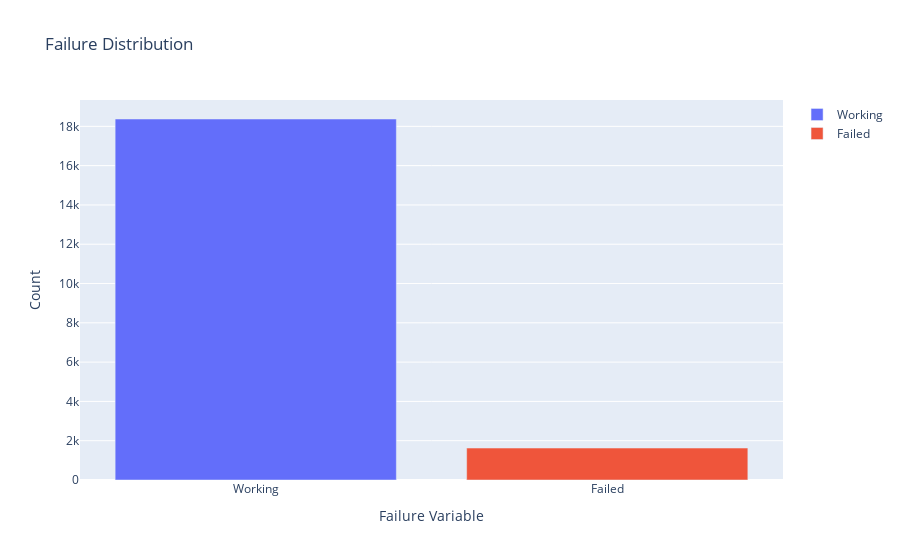

The code cell stored with this chart in its notebook:
### Code cell
# it's a library that we work with plotly
import plotly.offline as py 
py.init_notebook_mode(connected=True) # this code, allow us to work with offline plotly version
import plotly.graph_objs as go # it's like "plt" of matplot
import plotly.tools as tls # It's useful to we get some tools of plotly
import warnings # This library will be used to ignore some warnings
from collections import Counter # To do counter of some features

trace0 = go.Bar(
            x = ["Working"],
            y = comp_fail[comp_fail["failed"]== 0]["failed"].value_counts().values,
            name='Working'
    )

trace1 = go.Bar(
            x = ["Failed"],
            y = comp_fail[comp_fail["failed"]== 1]["failed"].value_counts().values,
            name='Failed'
    )

data = [trace0, trace1]

layout = go.Layout(
    
)

layout = go.Layout(
    yaxis=dict(
        title='Count'
    ),
    xaxis=dict(
        title='Failure Variable'
    ),
    title='Failure Distribution'
)

fig = go.Figure(data=data, layout=layout)

py.iplot(fig, filename='grouped-bar')

### Figure 1 — Plotly figure (JSON) as saved in the notebook; plotly's stock layout.template omitted (floating-point values rounded to 4 significant figures)
{"data": [{"name": "Working", "type": "bar", "x": ["Working"], "y": [18374]}, {"name": "Failed", "type": "bar", "x": ["Failed"], "y": [1626]}], "layout": {"title": {"text": "Failure Distribution"}, "xaxis": {"title": {"text": "Failure Variable"}}, "yaxis": {"title": {"text": "Count"}}}}
